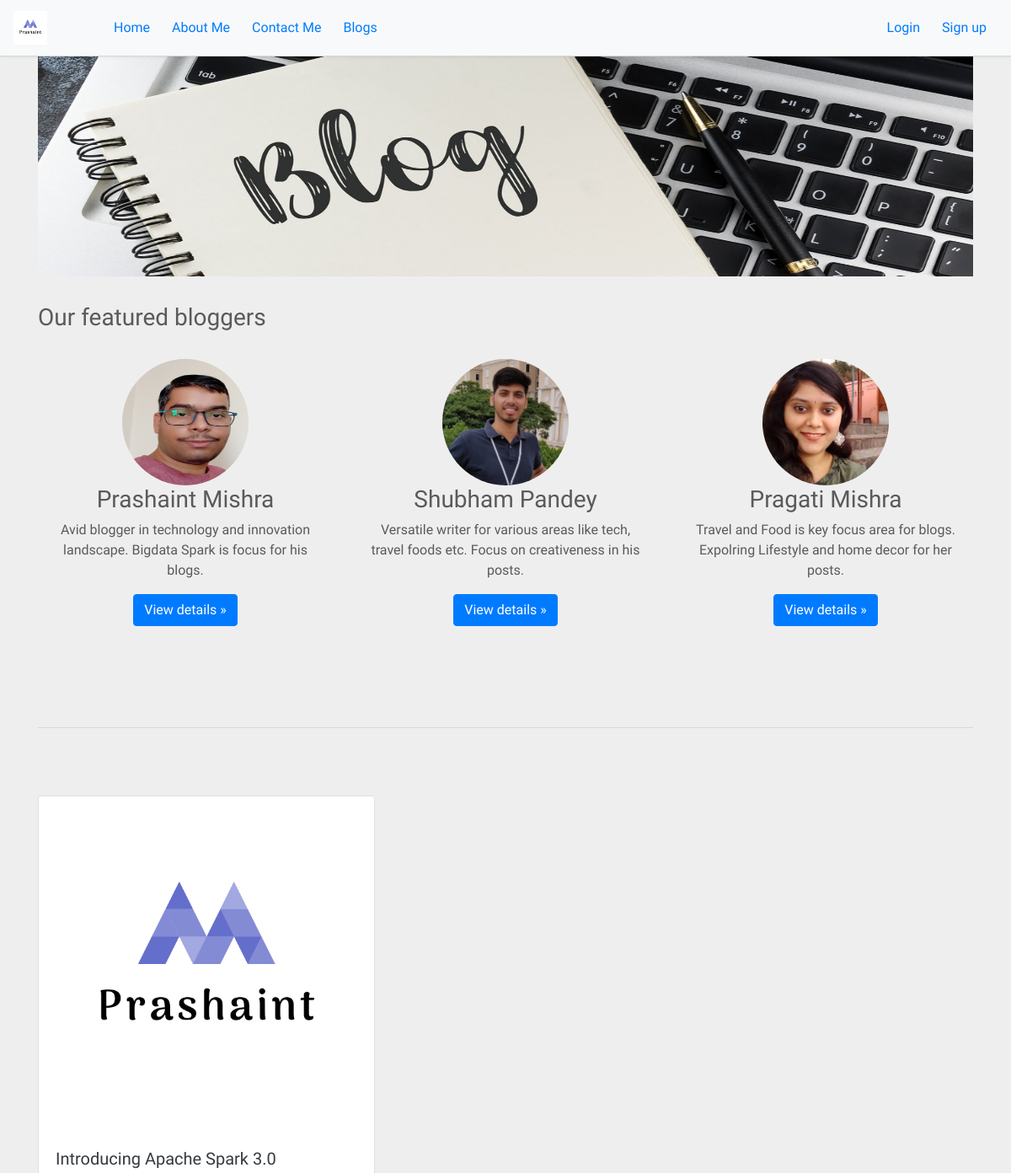
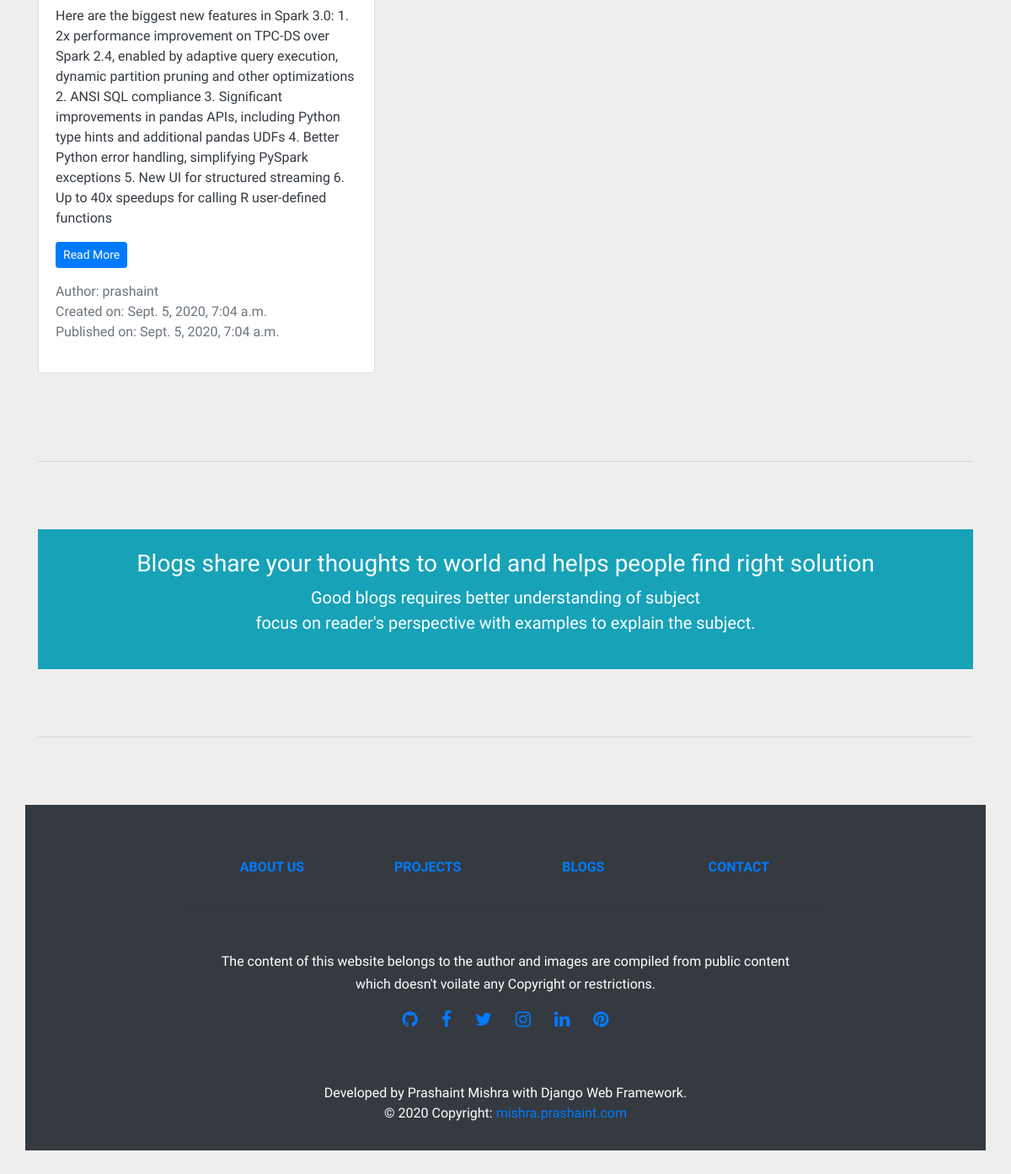
The app's page /blogs/ with its own data (2 pictures, top to bottom).
### blogs/models.py (models this page shows, shortened)
class Blog(models.Model):
    title = models.CharField(max_length = 200)
    author = models.ForeignKey(User,on_delete = models.CASCADE, related_name = 'author')
    body = models.TextField()
    created_date = models.DateTimeField(blank = True, null = True)
    published_date = models.DateTimeField(blank=True, null=True)

### blogs/views.py (the view)
# urls.py: path('', views.tech_blogs, name='tech_blogs'),
def tech_blogs(request):
	blogs = Blog.objects.all()
	return render(request, 'blogs/tech_blogs.html', {'blogs':blogs})

### blogs/templates/blogs/tech_blogs.html
{% extends 'blogs/base.html' %}
{% block content %}
{% load static %}
  <div class="container marketing">
  <h3>Our featured bloggers</h3><br>
    <div class="row">
      <div class="col-lg-4">
        <img src="{% static '/prashaint.jpg' %}" class="rounded-circle" alt="Prashaint" width="150" height="150">
        <h3>Prashaint Mishra</h3>
        <p>Avid blogger in technology and innovation landscape. Bigdata Spark is focus for his blogs.</p>
        <p><a class="btn btn-primary" href="#" role="button">View details &raquo;</a></p>
      </div>
      <div class="col-lg-4">
        <img src="{% static '/shubham.jpg' %}" class="rounded-circle" alt="Prashaint" width="150" height="150">
        <h3>Shubham Pandey</h3>
        <p>Versatile writer for various areas like tech, travel foods etc. Focus on creativeness in his posts.</p>
        <p><a class="btn btn-primary" href="#" role="button">View details &raquo;</a></p>
      </div>
      <div class="col-lg-4">
        <img src="{% static '/pragati.jpg' %}" class="rounded-circle" alt="Prashaint" width="150" height="150">
        <h3>Pragati Mishra</h3>
        <p>Travel and Food is key focus area for blogs. Expolring Lifestyle and home decor for her posts.</p>
        <p><a class="btn btn-primary" href="#" role="button">View details &raquo;</a></p>
      </div>
    </div>
    <hr class="featurette-divider">
<div class="row row-cols-1 row-cols-md-3">
{% for blog in blogs %}
<div class="col mb-4">
  <div class="card bg-gradient-light text-dark" style="width: 25rem;">
    <img src="{% static '/logo.png' %}" class="card-img-top" alt="card-img">
    <div class="card-body">
      <h5 class="card-title">{{ blog.title }}</h5>
      <p class="card-text">{{ blog.body }}</p>
      <p><a class="btn btn-sm btn-primary" href="{% url 'blogs:details' blog.id %}" role="button">Read More</a></p>
      <p class="text-muted">
        <span class="text-muted">Author: {{ blog.author }}</span><br>
        <span class="text-muted">Created on: {{ blog.created_date }}</span><br>
        <span class="text-muted">Published on: {{ blog.published_date }}</span><br>
      </p>
    </div>
  </div>
</div>
{% endfor %}
</div>
<hr class="featurette-divider">
<div class="container-sm mt-3 text-center bg-info text-white">
  <br>
  <h3 class="display-6">Blogs share your thoughts to world and helps people find right solution</h1>
  <p class="lead">Good blogs requires better understanding of subject<br>focus on reader's perspective with examples to explain the subject.  </p>
  <br>
</div>
<hr class="featurette-divider">
  </div>
{% endblock %}

### portfolio/static/custom.css (style rules this page uses)
body { background: #eeeeee; font-family: 'Varela Round', sans-serif; }

### portfolio/static/carousel.css (style rules this page uses)
body { padding-top: 3rem; padding-bottom: 3rem; color: #5a5a5a; }
.marketing .col-lg-4 { margin-bottom: 1.5rem; text-align: center; }
.marketing .col-lg-4 p { margin-right: .75rem; margin-left: .75rem; }
.featurette-divider { margin: 5rem 0; }

### records on screen
Blog: title "Introducing Apache Spark 3.0", body "Here are the biggest new features in Spark 3.0: 1. 2x performance improvement on TPC-DS over Spark 2.4, enabled by adaptive query execution, dynamic partition pruning and other optimizations 2. ANSI SQL compliance 3. Significant improvements in pandas APIs, including Python type hints and additional pandas UDFs 4. Better Python error handling, simplifying PySpark exceptions 5. New UI for structured streaming 6. Up to 40x speedups for calling R user-defined functions", author "prashaint", created_date "Sept. 5, 2020, 7:04 a.m.", published_date "Sept. 5, 2020, 7:04 a.m."
